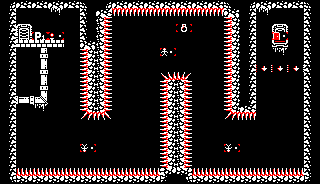

The image is a tile-based game level rendered from a .tmx file. Its description and complete source (layers, tilesets, objects, tile grids) follow:
An orthogonal 20x23 tile map with 16x8 px tiles, 1 tile layer (Map Layer).

<map version="1.10" tiledversion="1.11.2" orientation="orthogonal" renderorder="right-down" width="20" height="23" tilewidth="16" tileheight="8" infinite="0" nextlayerid="2" nextobjectid="1">
 <tileset firstgid="1" source="AllPatterns.tsx" />
 <layer id="1" name="Map Layer" width="20" height="23">
  <data encoding="csv">
15,31,31,31,31,14,15,31,31,31,31,31,31,31,14,15,31,31,31,14,
7,1,1,3,1,6,11,40,40,40,40,40,40,40,10,7,3,1,1,6,
7,1,1,1,1,6,42,1,1,1,1,1,1,1,41,7,1,1,1,6,
7,5,1,1,1,6,42,1,1,1,1,102,1,1,41,7,1,5,1,6,
7,4,101,93,1,6,42,1,1,1,1,1,1,1,41,7,1,94,1,6,
7,16,16,16,1,10,42,1,1,1,1,1,1,1,41,7,1,32,1,6,
7,1,22,1,1,41,42,1,1,1,99,1,1,1,41,7,1,3,1,6,
7,1,25,1,1,41,42,1,1,1,1,1,1,1,41,7,1,1,1,6,
7,1,22,1,1,41,42,1,1,1,1,1,1,1,41,7,47,47,47,6,
7,1,25,1,1,41,42,1,1,1,43,44,1,1,41,7,1,1,1,6,
7,1,22,1,1,41,42,1,1,1,41,42,1,1,41,7,1,1,1,6,
7,1,25,1,1,41,42,1,1,1,41,42,1,1,41,7,1,1,1,6,
7,18,28,1,1,41,42,1,1,1,41,42,1,1,41,7,1,1,1,6,
7,1,3,1,1,41,42,1,1,1,41,42,1,1,41,11,1,1,1,6,
7,1,1,1,1,45,46,1,1,1,41,42,1,1,45,40,1,1,1,6,
7,1,1,1,1,1,1,1,1,1,41,42,1,1,1,1,1,1,1,6,
7,1,1,1,1,1,1,1,1,1,41,42,1,1,1,1,1,1,1,6,
7,1,1,1,1,1,1,1,1,1,41,42,1,1,1,1,1,1,1,6,
7,1,1,1,1,97,1,1,1,1,41,42,1,1,97,1,1,1,1,6,
7,1,1,1,1,1,1,1,1,1,41,42,1,1,1,1,1,1,1,6,
7,1,1,1,1,1,1,1,1,1,41,42,1,1,1,1,1,1,1,6,
7,39,39,39,39,39,39,39,39,39,8,9,39,39,39,39,39,39,39,6,
13,30,30,30,30,30,30,30,30,30,12,13,30,30,30,30,30,30,30,12
</data>
 </layer>
</map>
